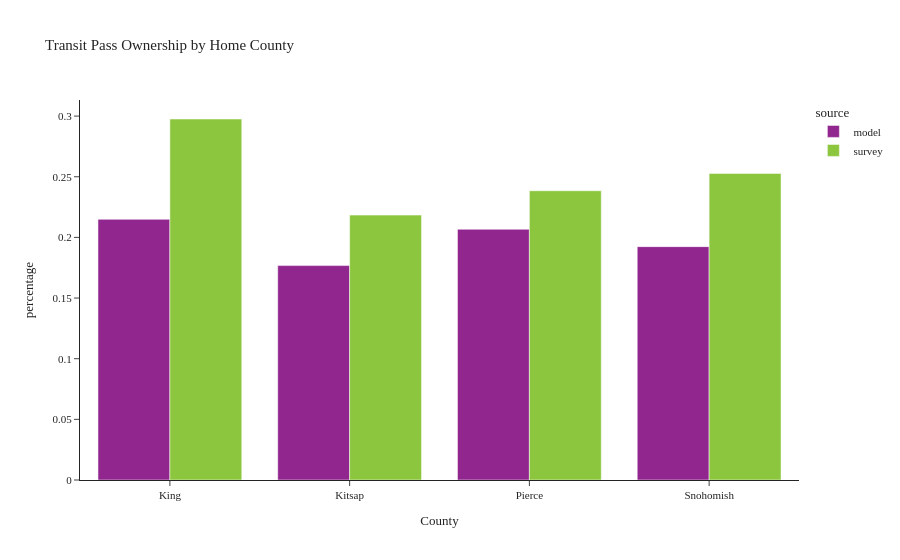

Notebook cell for this chart:
### Code cell
plot_transit_pass(person, 'CountyName', 'Home County', 'County')

### Figure 1 — Plotly figure (JSON) as saved in the notebook; plotly's stock layout.template omitted (floating-point values rounded to 4 significant figures)
{"data": [{"alignmentgroup": "True", "customdata": [[248222], [24345], [765227], [81837]], "hovertemplate": "source=model<br>CountyName=%{x}<br>percentage=%{y}<br>sample count=%{customdata[0]}<extra></extra>", "legendgroup": "model", "marker": {"color": "#91268F", "pattern": {"shape": ""}}, "name": "model", "offsetgroup": "model", "orientation": "v", "showlegend": true, "textposition": "auto", "type": "bar", "x": ["King", "Kitsap", "Pierce", "Snohomish"], "xaxis": "x", "y": [0.2149, 0.1768, 0.2067, 0.1924], "yaxis": "y"}, {"alignmentgroup": "True", "customdata": [[1258], [83], [172], [162]], "hovertemplate": "source=survey<br>CountyName=%{x}<br>percentage=%{y}<br>sample count=%{customdata[0]}<extra></extra>", "legendgroup": "survey", "marker": {"color": "#8CC63E", "pattern": {"shape": ""}}, "name": "survey", "offsetgroup": "survey", "orientation": "v", "showlegend": true, "textposition": "auto", "type": "bar", "x": ["King", "Kitsap", "Pierce", "Snohomish"], "xaxis": "x", "y": [0.2976, 0.2184, 0.2384, 0.2527], "yaxis": "y"}], "layout": {"barmode": "group", "legend": {"title": {"text": "source"}, "tracegroupgap": 0}, "title": {"text": "Transit Pass Ownership by Home County"}, "xaxis": {"anchor": "y", "domain": [0.0, 1.0], "title": {"text": "County"}}, "yaxis": {"anchor": "x", "domain": [0.0, 1.0], "title": {"text": "percentage"}}}}
